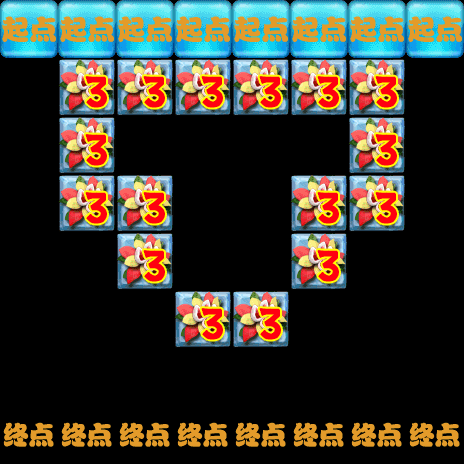

The image is a tile-based game level rendered from a .tmx file. Its description and source (layers, tilesets, objects; grid data summarised) follow:
An orthogonal 8x8 tile map with 58x58 px tiles, 8 tile layers (1-layer, 2-layer, 3-layer, 4-layer, ...).

<map version="1.0" orientation="orthogonal" renderorder="right-down" width="8" height="8" tilewidth="58" tileheight="58">
 <tileset firstgid="1" name="backgroundBlock" tilewidth="58" tileheight="58">
  <image source="backgroundBlock.png" width="348" height="870" />
 </tileset>
 <layer name="1-layer" width="8" height="8">
  <data>[64 cells, 47 non-empty, 1 distinct tile ids]</data>
 </layer>
 <layer name="2-layer" width="8" height="8">
  <data>[64 cells, 58 non-empty, 1 distinct tile ids]</data>
 </layer>
 <layer name="3-layer" width="8" height="8">
  <data>[64 cells, 43 non-empty, 1 distinct tile ids]</data>
 </layer>
 <layer name="4-layer" width="8" height="8">
  <data>[64 cells, 55 non-empty, 2 distinct tile ids]</data>
 </layer>
 <layer name="5-layer" width="8" height="8">
  <data>[64 cells, 49 non-empty, 1 distinct tile ids]</data>
 </layer>
 <layer name="6-layer" width="8" height="8">
  <data>[64 cells, 55 non-empty, 2 distinct tile ids]</data>
 </layer>
 <layer name="7-layer" width="8" height="8">
  <data>[64 cells, 63 non-empty, 1 distinct tile ids]</data>
 </layer>
 <layer name="8-layer" width="8" height="8">
  <data>[64 cells, 63 non-empty, 3 distinct tile ids]</data>
 </layer>
</map>
